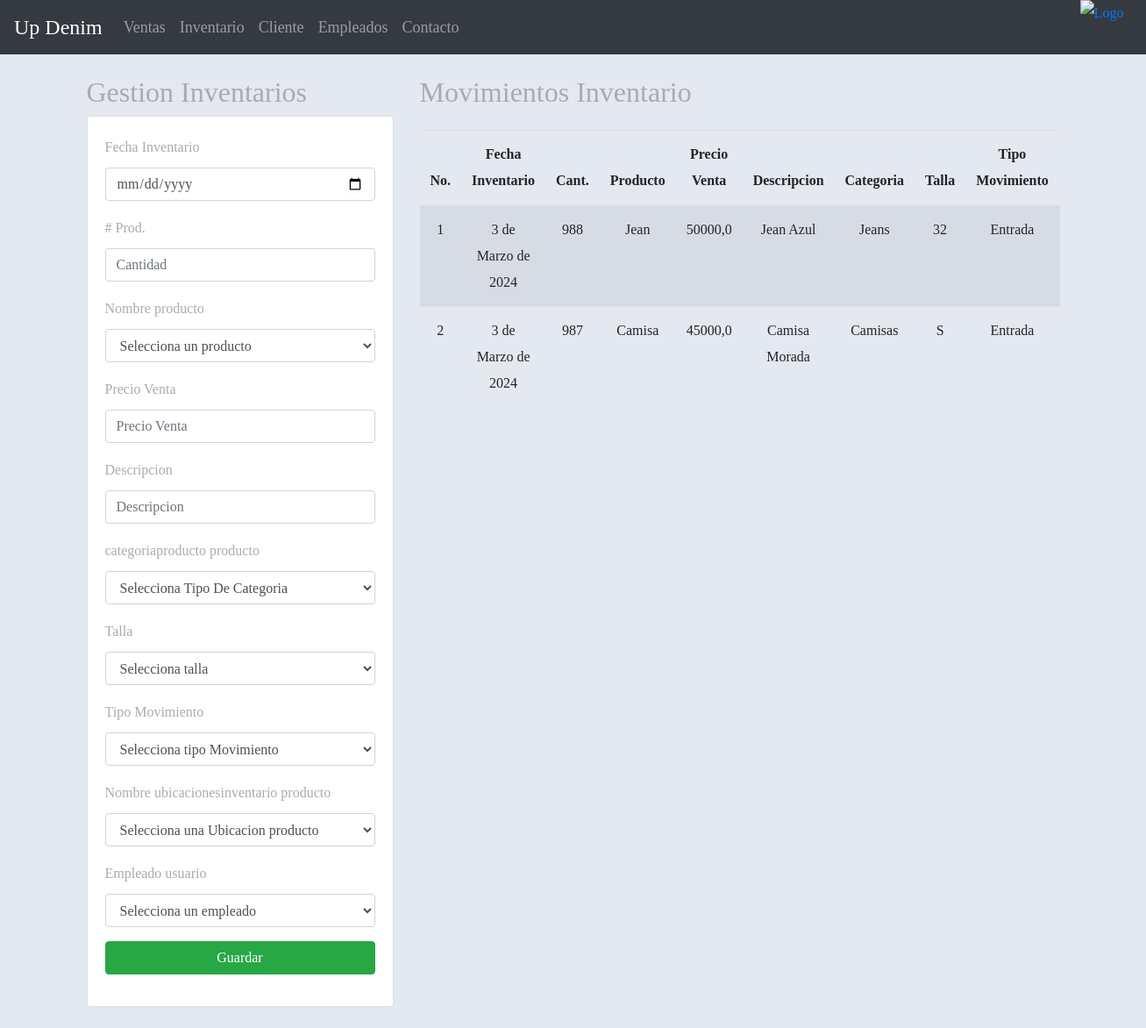
Page /registrarInventario/ on the committed database.
### aplicaciones/Academico/models.py (models this page shows, shortened)
class Inventario(models.Model):
    idinventario = models.AutoField(primary_key=True)  # Field name made lowercase.
    fechainventario = models.DateField(auto_now_add=True)  # Field name made lowercase.
    cantidadproductos = models.IntegerField(null=False, blank=False)  # Field name made lowercase.
    idproductoinv = models.ForeignKey(Producto, on_delete=models.CASCADE)  # Field name made lowercase.
    idtipomovimientoinv = models.ForeignKey(Tipomovimiento, on_delete=models.CASCADE)  # Field name made lowercase.
    idEmpleado = models.ForeignKey(Empleado, on_delete=models.CASCADE)  # Field name made lowercase.
    idubicacioninventarioinv = models.ForeignKey(Ubicacioninventario, on_delete=models.CASCADE)  # Field name made lowercase.

class Producto(models.Model):
    idproducto = models.AutoField(primary_key=True)
    nombreproducto = models.CharField(max_length=45, null=False)
    precioventa = models.FloatField(null=False, blank=False)
    descripcionproducto = models.CharField(max_length=45)
    idcategoriaproducto = models.ForeignKey(Categoriaproducto, on_delete=models.CASCADE)
    idtalla = models.ForeignKey(Talla, on_delete=models.CASCADE)

class Categoriaproducto(models.Model):
    idcategoriaproducto = models.AutoField(primary_key=True)
    categoriaproducto = models.CharField(max_length=45, blank=False, null=False)

class Talla(models.Model):
    idtalla = models.AutoField(primary_key=True)
    talla = models.CharField(max_length=45, null=False, blank=False)

class Tipomovimiento(models.Model):
    idtipomovimiento = models.AutoField(primary_key=True)
    tipomovimiento = models.CharField(max_length=45, null=False, blank=False)

### aplicaciones/Academico/views.py (the view)
# urls.py: path('registrarInventario/', views.vistaInventario, name='vistaInventario'),
def vistaInventario(request):
    if request.method == "GET":
        productos = Producto.objects.all()
        empleados = Empleado.objects.all()
        inventarios = Inventario.objects.all()
        ubicacionesinventario=Ubicacioninventario.objects.all()
        tipo=Tipomovimiento.objects.all()
        talla=Talla.objects.all()
        categoria=Categoriaproducto.objects.all()
        return render(request, "gestionInventario.html", {
            "productos": productos,
            "empleados": empleados,
            "inventarios": inventarios,
            "ubicacionesinventario": ubicacionesinventario,
            "tipo":tipo,
            "talla":talla,
            "categoria":categoria,
        })
    else:
        return registrarInventario(request)

### aplicaciones/Academico/models.py (called while the page is built)
    def __str__(self):
        texto = '{0}'
        return texto.format(self.iddocumento)

### aplicaciones/Academico/templates/gestionInventario.html (shortened to what this page needs)
{% extends "base.html" %}
{% block body %}
<div class="row">
    <div class="col-sm-12 col-md-6 col-lg-4 col-xl-4">
        <h2>Gestion Inventarios</h2>
        <div class="card">
            <div class="card-body">
                <form action="/registrarInventario/" method="POST"> {% csrf_token %}
                    <div class="form-group">
                        <label for="txtfechainventario">Fecha Inventario</label>
                        <input type="date" id="txtfechainventario" name="txtfechainventario" class="form-control" placeholder="Fecha de Inventario"
                            minlength="8" maxlength="12" required>
                    </div>
                    <div class="form-group">
                        <label for="txtcantidadproductos"># Prod.</label>
                        <input type="text" id="txtcantidadproductos" name="txtcantidadproductos" class="form-control" placeholder="Cantidad"
                            min="1" required>
                    </div>
                    <div class="form-group">
                        <label for="nombreproducto">Nombre producto</label>
                        <select id="txtnombreproducto" name="txtnombreproducto" class="form-control" required>
                            <option value="">Selecciona un producto</option>
                        </select>
                    </div>
                    <div class="form-group">
                        <label for="txtprecioventa">Precio Venta</label>
                        <input type="text" id="txtprecioventa" name="txtprecioventa" class="form-control" placeholder="Precio Venta"
                            min="1000" required>
                    </div>
                    <div class="form-group">
                        <label for="txtdescripcionproducto">Descripcion</label>
                        <input type="text" id="txtdescripcionproducto" name="txtdescripcionproducto" class="form-control" placeholder="Descripcion"
                            minlength="4" maxlength="50" required>
                    </div>
                    <div class="form-group">
                        <label for="txtcategoriaproducto">categoriaproducto producto</label>
                        <select id="txtcategoriaproducto" name="txtcategoriaproducto" class="form-control" required>
                            <option value="">Selecciona Tipo De Categoria</option>
                        </select>
                    </div>
                    <div class="form-group">
                        <label for="txttalla">Talla</label>
                        <select id="txttalla" name="txttalla" class="form-control" required>
                            <option value="">Selecciona talla </option>
                        </select>
                    </div>
                    <div class="form-group">
                        <label for="txttipomovimiento">Tipo Movimiento</label>
                        <select id="txttipomovimiento" name="txttipomovimiento" class="form-control" required>
                            <option value="">Selecciona tipo Movimiento</option>
                        </select>
                    </div>
                    <div class="form-group">
                        <label for="txtubicacioninventario">Nombre ubicacionesinventario producto</label>
                        <select id="txtubicacioninventario" name="txtubicacioninventario" class="form-control" required>
                            <option value="">Selecciona una Ubicacion producto</option>
                        </select>
                    </div>
                    <div class="form-group">
                        <label for="idEmpleado">Empleado usuario</label>
                        <select id="txtidempleado" name="txtidempleado" class="form-control" required>
                            <option value="">Selecciona un empleado</option>
                        </select>
                    </div>
                    <div class="form-group">
                        <button type="submit" class="btn btn-success btn-block text-whith">Guardar</button>
                    </div>
              </form>
            </div>
        </div>
    </div>
    <div class="col-md-8">
        <h2 class="mb-4">Movimientos Inventario</h2>
        <div class="table-responsive">
            <table class="table table-striped">
                <thead>
                    <tr>
                        <th>No.</th>
                       <th>Fecha Inventario</th>
                       <th>Cant.</th>
                       <th>Producto</th>
                       <th>Precio Venta</th>
                       <th>Descripcion</th>
                       <th>Categoria</th>
                       <th>Talla</th>
                       <th>Tipo Movimiento</th>
                    </tr>
                </thead>
                <tbody>
                    {% for c in inventarios %}
                    <tr>
                        <td>{{forloop.counter}}</td>
                        <td>{{c.fechainventario}}</td>
                        <td>{{c.cantidadproductos}}</td>
                        <td>{{c.idproductoinv.nombreproducto}}</td>
                        <td>{{c.idproductoinv.precioventa}}</td>
                        <td>{{c.idproductoinv.descripcionproducto}}</td>
                        <td>{{c.idproductoinv.idcategoriaproducto.categoriaproducto}}</td>
                        <td>{{c.idproductoinv.idtalla.talla}}</td>
                        <td>{{c.idtipomovimientoinv.tipomovimiento}}</td>
                    </tr>
                    {% endfor %}
                </tbody>
            </table>
        </div>
    </div>
</div>
{% endblock %}

### aplicaciones/Academico/static/css/gestionVentaas.css (style rules this page uses)
th,td { text-align: center; vertical-align: middle; }
body { font-family: "Libre Baskerville", serif; font-weight: 400; font-size: 16px; line-height: 30px; background-color: #e3e8f1; overflow-x:hidden; color: #ababab; }

### rows in the picture
Inventario: fechainventario "3 de Marzo de 2024", cantidadproductos "988", idproductoinv.nombreproducto "Jean", idproductoinv.precioventa "50000,0", idproductoinv.descripcionproducto "Jean Azul", idproductoinv.idcategoriaproducto.categoriaproducto "Jeans", idproductoinv.idtalla.talla "32", idtipomovimientoinv.tipomovimiento "Entrada"
Inventario: fechainventario "3 de Marzo de 2024", cantidadproductos "987", idproductoinv.nombreproducto "Camisa", idproductoinv.precioventa "45000,0", idproductoinv.descripcionproducto "Camisa Morada", idproductoinv.idcategoriaproducto.categoriaproducto "Camisas", idproductoinv.idtalla.talla "S", idtipomovimientoinv.tipomovimiento "Entrada"
